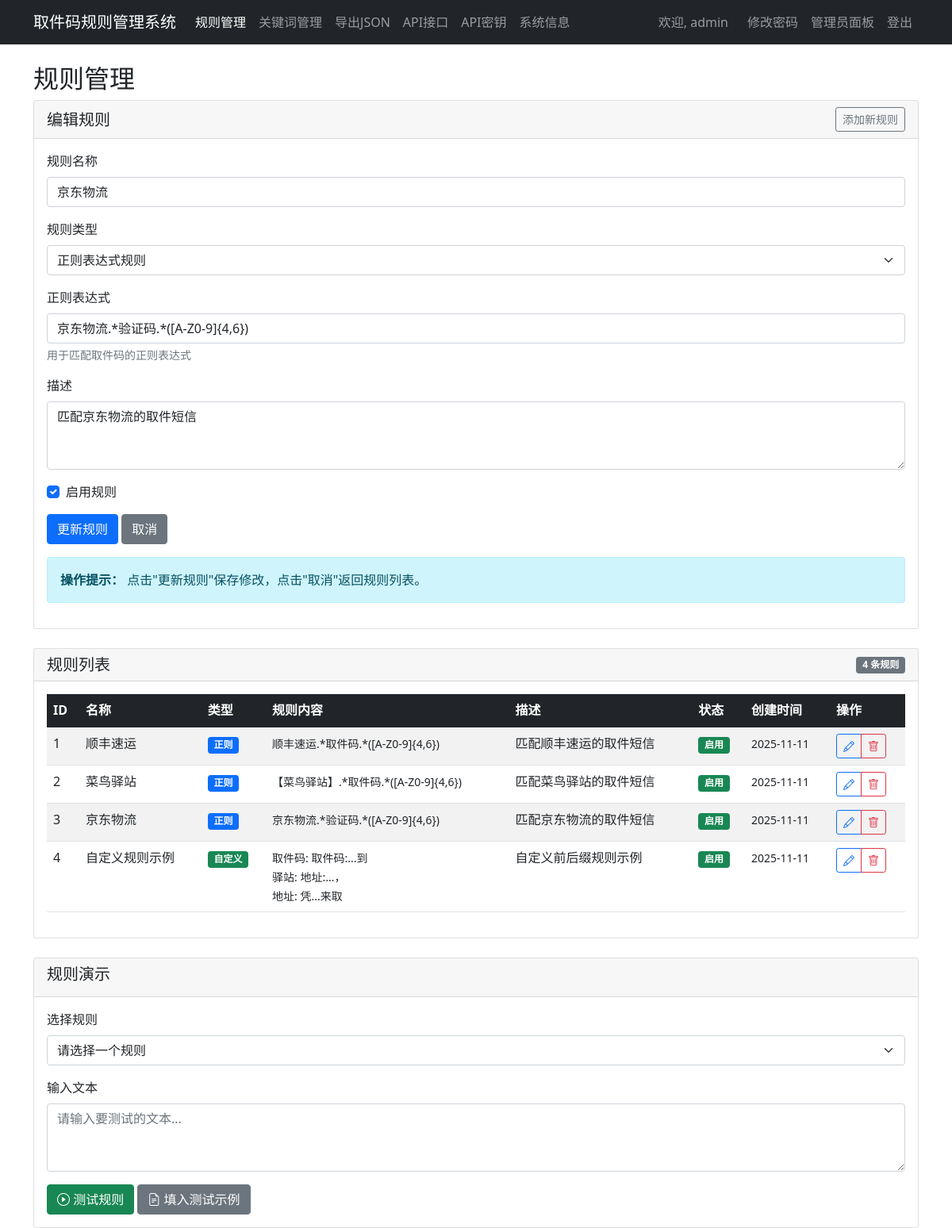
The page /rules.php?action=edit&id=3 (signed in) on the database its author committed.
### tables this page shows
CREATE TABLE IF NOT EXISTS rules (
    id INT AUTO_INCREMENT PRIMARY KEY,
    name VARCHAR(100) NOT NULL,
    rule_type ENUM('regex', 'custom') NOT NULL DEFAULT 'regex',  
     
    pattern TEXT,  
     
    code_prefix VARCHAR(100),  
    code_suffix VARCHAR(100),  
    station_prefix VARCHAR(100),  
    station_suffix VARCHAR(100),  
    address_prefix VARCHAR(100),  
    address_suffix VARCHAR(100),  
    description TEXT,
    is_active TINYINT(1) DEFAULT 1,
    created_at TIMESTAMP DEFAULT CURRENT_TIMESTAMP,
    updated_at TIMESTAMP DEFAULT CURRENT_TIMESTAMP ON UPDATE CURRENT_TIMESTAMP
);

### rules.php (the view, shortened to what this page needs)
<?php
try {
    $pdo = getDBConnection();
    $stmt = $pdo->query("SELECT * FROM rules ORDER BY id ASC");
    $rules = $stmt->fetchAll(PDO::FETCH_ASSOC);
} catch (PDOException $e) {
    $rules = [];
    $message = '获取规则列表失败: ' . $e->getMessage();
}
$editRule = null;
if (isset($_GET['action']) && $_GET['action'] === 'edit' && isset($_GET['id'])) {
    try {
        $pdo = getDBConnection();
        $stmt = $pdo->prepare("SELECT * FROM rules WHERE id = ?");
        $stmt->execute([$_GET['id']]);
        $editRule = $stmt->fetch(PDO::FETCH_ASSOC);
    } catch (PDOException $e) {
        $message = '获取规则信息失败: ' . $e->getMessage();
    }
}
?>
<!DOCTYPE html>
<html lang="zh-CN">
<head>
    <link href="https://cdn.jsdelivr.net/npm/bootstrap@5.1.3/dist/css/bootstrap.min.css" rel="stylesheet">
    <link href="https://cdn.jsdelivr.net/npm/bootstrap-icons@1.7.2/font/bootstrap-icons.css" rel="stylesheet">
    <link href="mobile.css" rel="stylesheet">
</head>
<body>
    <nav class="navbar navbar-expand-lg navbar-dark bg-dark">
        <div class="container">
            <a class="navbar-brand" href="index.php">取件码规则管理系统</a>
            <div class="navbar-nav">
                <a class="nav-link active" href="rules.php">规则管理</a>
                <a class="nav-link" href="keywords.php">关键词管理</a>
                <a class="nav-link" href="export.php">导出JSON</a>
                <a class="nav-link" href="api.php?action=get_rules" target="_blank">API接口</a>
                <a class="nav-link" href="api_keys.php">API密钥</a>
                <a class="nav-link" href="info.php">系统信息</a>
            </div>
            <div class="navbar-nav ms-auto">
                <span class="navbar-text me-3">欢迎, <?php echo htmlspecialchars($_SESSION['username']); ?></span>
                <a class="nav-link" href="change_password.php">修改密码</a>
                <?php if ($_SESSION['username'] === 'admin'): ?>
                    <a class="nav-link" href="admin_panel.php">管理员面板</a>
                <?php endif; ?>
                <a class="nav-link" href="logout.php">登出</a>
            </div>
        </div>
    </nav>
    <div class="container mt-4">
        <div class="row">
            <div class="col-md-12">
                <h2>规则管理</h2>
                <div class="card mb-4">
                    <div class="card-header d-flex justify-content-between align-items-center">
                        <h5 class="mb-0"><?php echo $editRule ? '编辑规则' : '添加新规则'; ?></h5>
                        <?php if ($editRule): ?>
                            <a href="rules.php" class="btn btn-sm btn-outline-secondary">添加新规则</a>
                        <?php endif; ?>
                    </div>
                    <div class="card-body">
                        <form method="POST" id="ruleForm">
                            <div class="mb-3">
                                <label for="name" class="form-label">规则名称</label>
                                <input type="text" class="form-control" id="name" name="name"
                                       value="<?php echo $editRule ? htmlspecialchars($editRule['name']) : ''; ?>" required>
                            </div>
                            <div class="mb-3">
                                <label for="rule_type" class="form-label">规则类型</label>
                                <select class="form-select" id="rule_type" name="rule_type" required>
                                    <option value="regex" <?php echo (!$editRule || $editRule['rule_type'] === 'regex') ? 'selected' : ''; ?>>正则表达式规则</option>
                                </select>
                            </div>
                            <div id="regexSection" style="<?php echo (!$editRule || $editRule['rule_type'] === 'regex') ? 'display: block;' : 'display: none;'; ?>">
                                <div class="mb-3">
                                    <label for="pattern" class="form-label">正则表达式</label>
                                    <input type="text" class="form-control" id="pattern" name="pattern"
                                           value="<?php echo ($editRule && $editRule['rule_type'] === 'regex') ? htmlspecialchars($editRule['pattern']) : ''; ?>">
                                    <div class="form-text">用于匹配取件码的正则表达式</div>
                                </div>
                            </div>
                            <div class="mb-3">
                                <label for="description" class="form-label">描述</label>
                                <textarea class="form-control" id="description" name="description" rows="3"><?php echo $editRule ? htmlspecialchars($editRule['description']) : ''; ?></textarea>
                            </div>
                            <div class="mb-3 form-check">
                                <input type="checkbox" class="form-check-input" id="is_active" name="is_active"
                                       <?php echo (!$editRule || $editRule['is_active']) ? 'checked' : ''; ?>>
                                <label class="form-check-label" for="is_active">启用规则</label>
                            </div>
                            <button type="submit" class="btn btn-primary"><?php echo $editRule ? '更新规则' : '添加规则'; ?></button>
                            <?php if ($editRule): ?>
                                <a href="rules.php" class="btn btn-secondary">取消</a>
                            <?php endif; ?>
                        </form>
                        <div class="mt-3">
                            <div class="alert alert-info">
                                <strong>操作提示：</strong>
                                <?php if ($editRule): ?>
                                    点击"更新规则"保存修改，点击"取消"返回规则列表。
                                <?php else: ?>
                                    填写表单后点击"添加规则"创建新规则。
                                <?php endif; ?>
                            </div>
                        </div>
                    </div>
                </div>
                <div class="card">
                    <div class="card-header d-flex justify-content-between align-items-center">
                        <h5 class="mb-0">规则列表</h5>
                        <span class="badge bg-secondary"><?php echo count($rules); ?> 条规则</span>
                    </div>
                    <div class="card-body">
                        <?php if (empty($rules)): ?>
                            <p>暂无规则数据</p>
                        <?php else: ?>
                            <div class="table-responsive">
                                <table class="table table-striped table-hover">
                                    <thead class="table-dark">
                                        <tr>
                                            <th>ID</th>
                                            <th>名称</th>
                                            <th>类型</th>
                                            <th>规则内容</th>
                                            <th>描述</th>
                                            <th>状态</th>
                                            <th>创建时间</th>
                                            <th>操作</th>
                                        </tr>
                                    </thead>
                                    <tbody>
                                        <?php foreach ($rules as $rule): ?>
                                            <tr>
                                                <td><?php echo htmlspecialchars($rule['id']); ?></td>
                                                <td><?php echo htmlspecialchars($rule['name']); ?></td>
                                                <td>
                                                    <?php if ($rule['rule_type'] === 'regex'): ?>
                                                        <span class="badge bg-primary">正则</span>
                                                    <?php else: ?>
                                                        <span class="badge bg-success">自定义</span>
                                                    <?php endif; ?>
                                                </td>
                                                <td class="rule-content">
                                                    <?php if ($rule['rule_type'] === 'regex'): ?>
                                                        <small><?php echo htmlspecialchars($rule['pattern']); ?></small>
                                                    <?php else: ?>
                                                        <small>
                                                            取件码: <?php echo htmlspecialchars($rule['code_prefix'] . '...' . $rule['code_suffix']); ?><br>
                                                            驿站: <?php echo htmlspecialchars($rule['station_prefix'] . '...' . $rule['station_suffix']); ?><br>
                                                            地址: <?php echo htmlspecialchars($rule['address_prefix'] . '...' . $rule['address_suffix']); ?>
                                                        </small>
                                                    <?php endif; ?>
                                                </td>
                                                <td>
                                                    <?php
                                                    if (!empty($rule['description'])) {
                                                        echo strlen($rule['description']) > 50 ?
                                                            htmlspecialchars(substr($rule['description'], 0, 50)) . '...' :
                                                            htmlspecialchars($rule['description']);
                                                    } else {
                                                        echo '<span class="text-muted">无描述</span>';
                                                    }
                                                    ?>
                                                </td>
                                                <td>
                                                    <?php if ($rule['is_active']): ?>
                                                        <span class="badge bg-success">启用</span>
                                                    <?php else: ?>
                                                        <span class="badge bg-secondary">禁用</span>
                                                    <?php endif; ?>
                                                </td>
                                                <td>
                                                    <small><?php echo date('Y-m-d', strtotime($rule['created_at'])); ?></small>
                                                </td>
                                                <td>
                                                    <div class="btn-group btn-group-sm" role="group">
                                                        <a href="rules.php?action=edit&id=<?php echo $rule['id']; ?>" class="btn btn-outline-primary" title="编辑">
                                                            <i class="bi bi-pencil"></i>
                                                        </a>
                                                        <a href="rules.php?action=delete&id=<?php echo $rule['id']; ?>"
                                                           class="btn btn-outline-danger"
                                                           title="删除"
                                                           onclick="return confirm('确定要删除这个规则吗？\n\n规则ID: <?php echo htmlspecialchars($rule['id']); ?>\n规则名称: <?php echo htmlspecialchars($rule['name']); ?>')">
                                                            <i class="bi bi-trash"></i>
                                                        </a>
                                                    </div>
                                                </td>
                                            </tr>
                                        <?php endforeach; ?>
                                    </tbody>
                                </table>
                            </div>
                        <?php endif; ?>
                    </div>
                </div>
                <div class="card mt-4">
                    <div class="card-header">
                        <h5>规则演示</h5>
                    </div>
                    <div class="card-body">
                        <form id="demoForm">
                            <div class="mb-3">
                                <label for="demo_rule_id" class="form-label">选择规则</label>
                                <select class="form-select" id="demo_rule_id" name="demo_rule_id" required>
                                    <option value="">请选择一个规则</option>
                                </select>
                            </div>
                            <div class="mb-3">
                                <label for="demo_input" class="form-label">输入文本</label>
                                <textarea class="form-control" id="demo_input" name="demo_input" rows="3" placeholder="请输入要测试的文本..."></textarea>
                            </div>
                            <button type="button" class="btn btn-success" onclick="testRule()">
                                <i class="bi bi-play-circle"></i> 测试规则
                            </button>
                            <button type="button" class="btn btn-secondary" onclick="fillTestExample()">
                                <i class="bi bi-file-earmark-text"></i> 填入测试示例
                            </button>
                        </form>
                    </div>
                </div>
            </div>
        </div>
    </div>
</body>
</html>

### rules.php (style rules this page uses)
.rule-content { max-width: 300px; white-space: nowrap; overflow: hidden; text-overflow: ellipsis; }
.table th { white-space: nowrap; }
.badge { font-size: 0.75em; }

### rows shown on the page
rules: name "京东物流", rule_type "正则表达式规则", pattern "京东物流.*验证码.*([A-Z0-9]{4,6})", description "匹配京东物流的取件短信", is_active "☑", id "3", shows "启用", created_at "2025-11-11"
rules: id "1", name "顺丰速运", rule_type "正则", pattern "顺丰速运.*取件码.*([A-Z0-9]{4,6})", description "匹配顺丰速运的取件短信", is_active "启用", created_at "2025-11-11"
rules: id "2", name "菜鸟驿站", rule_type "正则", pattern "【菜鸟驿站】.*取件码.*([A-Z0-9]{4,6})", description "匹配菜鸟驿站的取件短信", is_active "启用", created_at "2025-11-11"
rules: id "4", name "自定义规则示例", rule_type "自定义", code_prefix+code_suffix "取件码:...到", station_prefix+station_suffix "地址:...，", address_prefix+address_suffix "凭...来取", description "自定义前后缀规则示例", is_active "启用", created_at "2025-11-11"

### other values the page prints
$_SESSION['username'] "admin"
count($rules) "4"
